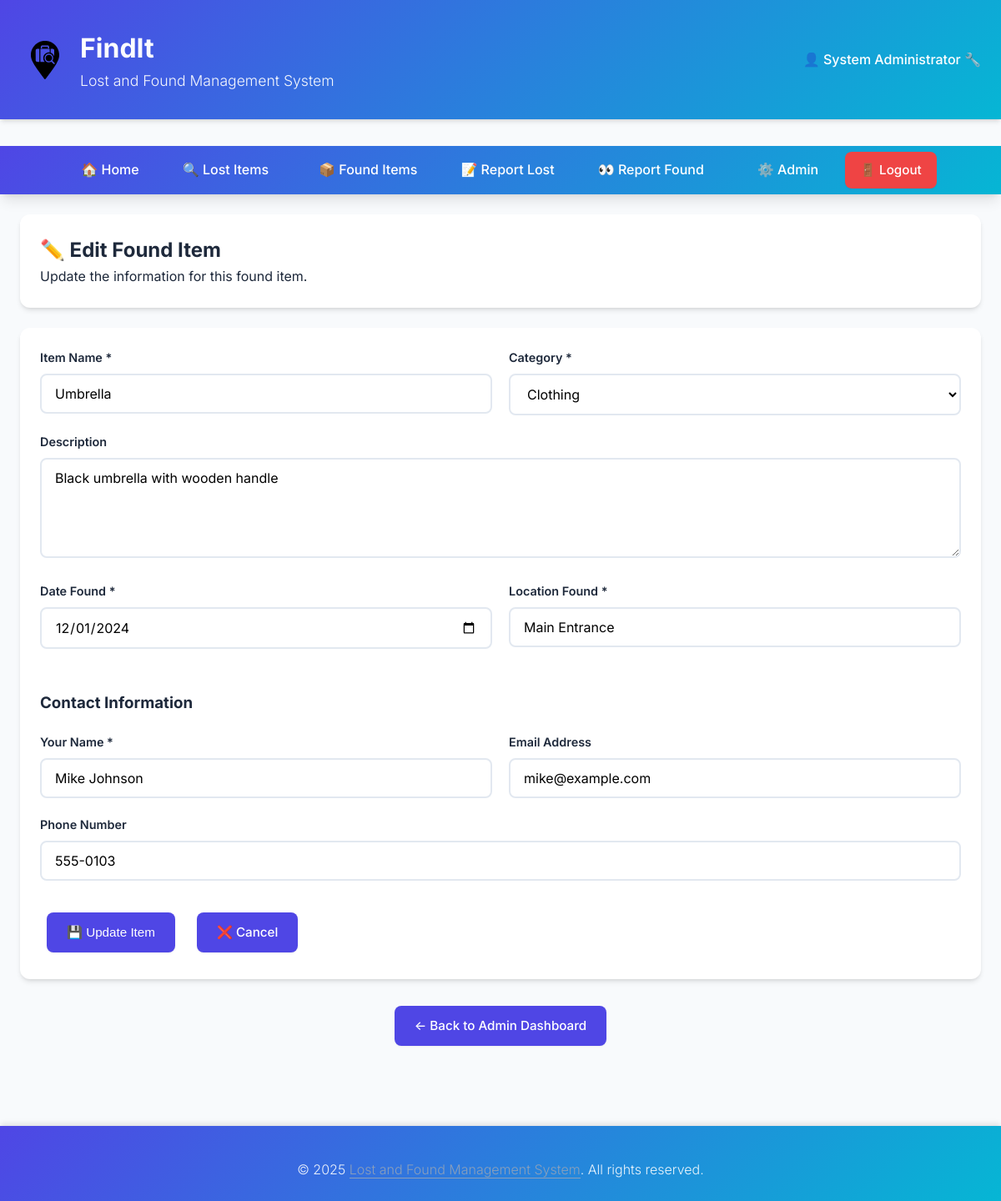
Page /admin/edit/found/1 (signed in) on the committed database.
### tables this page shows
CREATE TABLE found_items (
    id INTEGER PRIMARY KEY AUTOINCREMENT,
    item_name VARCHAR(100) NOT NULL,
    category VARCHAR(50) NOT NULL,
    description TEXT,
    found_date DATE NOT NULL,
    location VARCHAR(200) NOT NULL,
    contact_name VARCHAR(100) NOT NULL,
    contact_email VARCHAR(100),
    contact_phone VARCHAR(20),
    status VARCHAR(20) DEFAULT 'unclaimed',  -- unclaimed, claimed, returned
    created_at TIMESTAMP DEFAULT CURRENT_TIMESTAMP,
    updated_at TIMESTAMP DEFAULT CURRENT_TIMESTAMP
, image_filename VARCHAR(255), user_id INTEGER);

### app.py (the view, shortened to what this page needs)
@app.route('/admin/edit/found/<int:item_id>', methods=['GET', 'POST'])
@admin_required
def edit_found_item(item_id):
    db = get_db()
    item = db.execute(
        'SELECT * FROM found_items WHERE id = ?', (item_id,)
    ).fetchone()
    if item is None:
        flash('Item not found!', 'error')
        return redirect(url_for('admin'))
    return render_template('edit_found_item.html', item=item)

### app.py (called while the page is built)
def get_db():
    conn = sqlite3.connect(DATABASE)
    conn.row_factory = sqlite3.Row
    return conn

def admin_required(f):
    @wraps(f)
    def decorated_function(*args, **kwargs):
        if 'user_id' not in session:
            flash('Please login to access this page.', 'error')
            return redirect(url_for('login'))
        if session.get('user_role') != 'admin':
            flash('Admin access required.', 'error')
            return redirect(url_for('index'))
        return f(*args, **kwargs)
    return decorated_function

### templates/edit_found_item.html (shortened to what this page needs)
{% extends "base.html" %}
{% block content %}
<div class="card">
    <h2>✏️ Edit Found Item</h2>
    <p>Update the information for this found item.</p>
</div>
<div class="card">
    <form method="POST">
        <div style="display: grid; grid-template-columns: 1fr 1fr; gap: 20px">
            <div class="form-group">
                <label for="item_name">Item Name *</label>
                <input
                    type="text"
                    id="item_name"
                    name="item_name"
                    required
                    value="{{ item.item_name }}"
                    placeholder="e.g., iPhone 12, Black Wallet"
                />
            </div>
            <div class="form-group">
                <label for="category">Category *</label>
                <select id="category" name="category" required>
                    <option value="Clothing" {% if item.category == 'Clothing' %}selected{% endif %}>Clothing</option>
                </select>
            </div>
        </div>
        <div class="form-group">
            <label for="description">Description</label>
            <textarea
                id="description"
                name="description"
                placeholder="Provide a detailed description of the item including color, size, distinguishing marks, etc."
            >{{ item.description or '' }}</textarea>
        </div>
        <div style="display: grid; grid-template-columns: 1fr 1fr; gap: 20px">
            <div class="form-group">
                <label for="found_date">Date Found *</label>
                <input
                    type="date"
                    id="found_date"
                    name="found_date"
                    required
                    value="{{ item.found_date }}"
                />
            </div>
            <div class="form-group">
                <label for="location">Location Found *</label>
                <input
                    type="text"
                    id="location"
                    name="location"
                    required
                    value="{{ item.location }}"
                    placeholder="e.g., Library, Room 203"
                />
            </div>
        </div>
        <h3 style="margin-top: 30px; margin-bottom: 20px;">Contact Information</h3>
        <div style="display: grid; grid-template-columns: 1fr 1fr; gap: 20px">
            <div class="form-group">
                <label for="contact_name">Your Name *</label>
                <input
                    type="text"
                    id="contact_name"
                    name="contact_name"
                    required
                    value="{{ item.contact_name }}"
                    placeholder="John Doe"
                />
            </div>
            <div class="form-group">
                <label for="contact_email">Email Address</label>
                <input
                    type="email"
                    id="contact_email"
                    name="contact_email"
                    value="{{ item.contact_email or '' }}"
                    placeholder="john@example.com"
                />
            </div>
        </div>
        <div class="form-group">
            <label for="contact_phone">Phone Number</label>
            <input
                type="tel"
                id="contact_phone"
                name="contact_phone"
                value="{{ item.contact_phone or '' }}"
                placeholder="+1 (555) 123-4567"
            />
        </div>
        <div style="display: flex; gap: 10px; margin-top: 30px;">
            <button type="submit" class="btn btn-primary">💾 Update Item</button>
            <a href="{{ url_for('admin') }}" class="btn">❌ Cancel</a>
        </div>
    </form>
</div>
<div style="text-align: center; margin-top: 20px;">
    <a href="{{ url_for('admin') }}" class="btn">← Back to Admin Dashboard</a>
</div>
{% endblock %}

### templates/base.html (style rules this page uses)
:root { --primary-color: #4f46e5; --primary-hover: #4338ca; --secondary-color: #06b6d4; --accent-color: #f59e0b; --success-color: #10b981; --warning-color: #f59e0b; --danger-color: #ef4444; --bg-primary: #f8fafc; --bg-secondary: #ffffff; --text-primary: #1e293b; --text-secondary: #64748b; --text-light: #94a3b8; --border-color: #e2e8f0; --shadow-sm: 0 1px 2px 0 rgb(0 0 0 / 0.05); --shadow-md: 0 4px 6px -1px rgb(0 0 0 / 0.1), 0 2px 4px -2px rgb(0 0 0 / 0.1); --shadow-lg: 0 10px 15px -3px rgb(0 0 0 / 0.1), 0 4px 6px -4px rgb(0 0 0 / 0.1); --shadow-xl: 0 20px 25px -5px rgb(0 0 0 / 0.1), 0 8px 10px -6px rgb(0 0 0 / 0.1); --transition: all 0.3s ease; }
* { margin: 0; padding: 0; box-sizing: border-box; }
body { font-family: 'Inter', -apple-system, BlinkMacSystemFont, 'Segoe UI', Roboto, sans-serif; line-height: 1.6; color: var(--text-primary); background-color: var(--bg-primary); font-size: 16px; }
.btn { background-color: var(--primary-color); color: white; padding: 12px 24px; border: none; border-radius: 8px; cursor: pointer; text-decoration: none; display: inline-block; margin: 8px; transition: var(--transition); font-weight: 500; font-size: 0.95rem; box-shadow: var(--shadow-sm); }
.form-group { margin-bottom: 20px; }
.form-group label { display: block; margin-bottom: 8px; font-weight: 600; color: var(--text-primary); font-size: 0.9rem; }
.form-group input, .form-group select, .form-group textarea { width: 100%; padding: 12px 16px; border: 2px solid var(--border-color); border-radius: 8px; box-sizing: border-box; font-size: 1rem; font-family: inherit; transition: var(--transition); background-color: white; }
.form-group textarea { resize: vertical; min-height: 120px; }
.card { background-color: var(--bg-secondary); border-radius: 12px; box-shadow: var(--shadow-md); padding: 24px; margin-bottom: 24px; transition: var(--transition); }
button, a { -webkit-tap-highlight-color: transparent; }
html, body { overflow-x: hidden; }

### rows in the picture
found_items: item_name "Umbrella", category "Clothing", description "Black umbrella with wooden handle", found_date "12/01/2024", location "Main Entrance", contact_name "Mike Johnson", contact_email "mike@example.com", contact_phone "555-0103"

### other values in the picture
{{ session.full_name }} "System Administrator"
